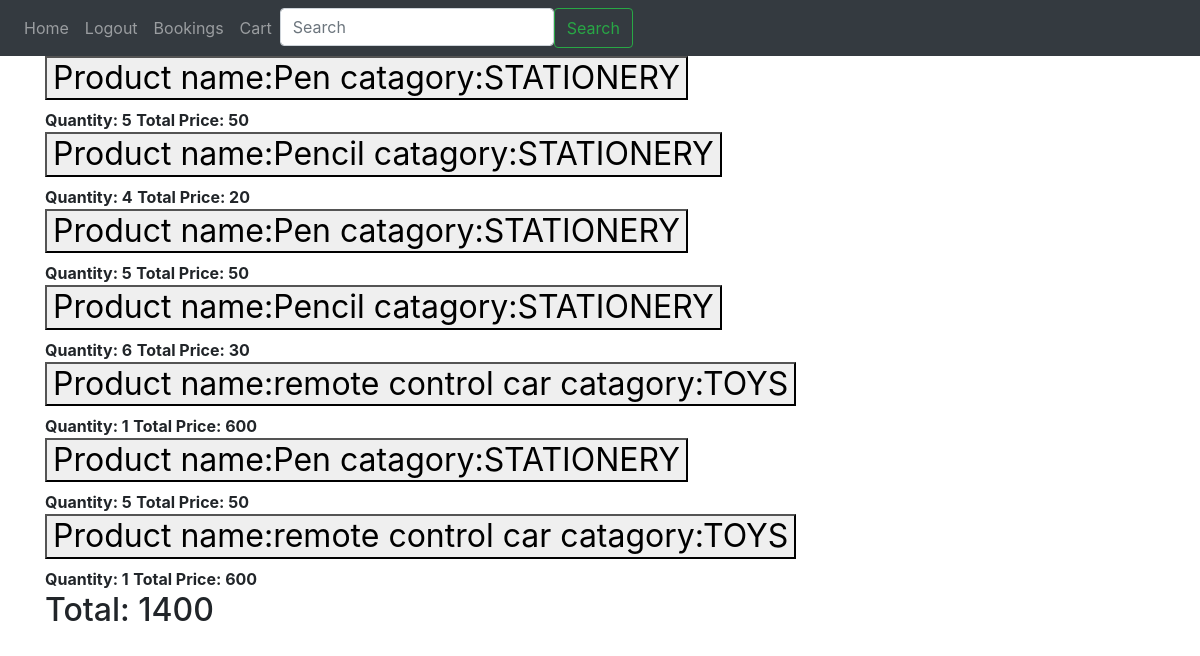
The page /bookings (signed in) on the database its author committed.
### Webapp/models.py (models this page shows)
class Confirmbooking(db.Model):
    id=db.Column(db.Integer, primary_key=True)
    pname=db.Column(db.String(100))
    cname=db.Column(db.String(100))
    quantity=db.Column(db.Integer)
    total=db.Column(db.Integer)
    overalltotal=db.Column(db.Integer)
    email = db.Column(db.String(150))

### Webapp/auth.py (the view)
@auth.route('/bookings', methods=['get', 'post'])
@login_required
def userbookings():
    a = ''
    bookings = Confirmbooking.query.filter_by(email=current_user.email).all()
    for i in bookings:
        a = i.overalltotal
        break
    return render_template("userbookings.html", bookings=bookings, overall=a, user=current_user)

### Webapp/__init__.py (called while the page is built)
def create_app():
    app = Flask(__name__,instance_relative_config=True)
    app.config['SECRET_KEY'] = 'My secret key'
    app.config['SQLALCHEMY_DATABASE_URI'] = f'sqlite:///{DB_Name}'
    db.init_app(app)
    from .api import apis
    from .auth import auth
    app.register_blueprint(apis, url_prefix = '/')
    app.register_blueprint(auth, url_prefix = '/')
    from .models import User
    login_manager = LoginManager()
    login_manager.login_view = 'auth.Login'
    login_manager.init_app(app)
    @login_manager.user_loader
    def load_user(id):
        return User.query.get(int(id))
    with app.app_context():
        db.create_all()
    return app

### Webapp/templates/userbookings.html
{% extends 'base.html' %}
{% block content%}
<body>
    {% if bookings%}
    <div class="accordion accordion-flush" id="accordionExample">
    {% for i in bookings%}
        <div class="accordion-item">
          <h2 class="accordion-header">
            <button class="accordion-button" type="button" data-bs-toggle="collapse" data-bs-target="#collapseOne" aria-expanded="true" aria-controls="collapseOne">
              Product name:{{i.pname}}
              catagory:{{i.cname}}
            </button>
          </h2>
          <div id="collapseOne" class="accordion-collapse collapse show" data-bs-parent="#accordionExample">
            <div class="accordion-body">
              <strong>Quantity: {{i.quantity}}</strong>
              <strong>Total Price: {{i.total}}</strong>
            </div>
          </div>
        </div>
    {% endfor%}
    <strong><h2>Total: {{overall}}</h2></strong>
  </div>
    {% else %}
    <h2> NO BOOKINGS </h2>
  </div>
    {% endif %}
</body>
{% endblock %}

### Webapp/templates/base.html (shortened to what this page needs)
<!DOCTYPE html>
<html lang="en">
  <head>
    <link
      rel="stylesheet"
      href="https://stackpath.bootstrapcdn.com/bootstrap/4.4.1/css/bootstrap.min.css"
    />
    <link
      rel="stylesheet"
      href="https://stackpath.bootstrapcdn.com/font-awesome/4.7.0/css/font-awesome.min.css"
    />
    <link
      rel="stylesheet"
      href="{{url_for('static', filename='groceryStore.css')}}"
    />
  </head>
  <body>
    <nav class="navbar navbar-expand-lg navbar-dark bg-dark">
      <div class="collapse navbar-collapse" id="navbar">
        <div class="navbar-nav">
          {% if user.is_authenticated %} {% if user.admin =="True"%}
          <a class="nav-item nav-link" id="home" href="/main">Home</a>
          <a class="nav-item nav-link" id="logout" href="/logout">Logout</a>
          {% else %}
          <a class="nav-item nav-link" id="home" href="/usermain">Home</a>
          <a class="nav-item nav-link" id="logout" href="/logout">Logout</a>
          <a class="nav-item nav-link" id="bookings" href="/bookings"
            >Bookings</a
          >
          <a class="nav-item nav-link" id="bookings" href="/cart">Cart</a>
          <form method="post" action="/search" class="d-flex" role="search">
            <input
              class="form-control me-2"
              type="search"
              name="querys"
              placeholder="Search"
              aria-label="Search"
            />
            <button class="btn btn-outline-success" type="submit">
              Search
            </button>
          </form>
          {% endif %} {% else %}
          <a class="nav-item nav-link" id="login" href="/">User Login</a>
          <a class="nav-item nav-link" id="adlogin" href="/admin"
            >Admin Login</a
          >
          <a class="nav-item nav-link" id="signup" href="/signup">SignUp</a>
          {% endif %}
        </div>
      </div>
    </nav>
    <div class="container">{% block content %} {% endblock %}</div>
  </body>
</html>

### rows shown on the page
Confirmbooking: pname "Pen", cname "STATIONERY", quantity "5", total "50", overalltotal "1400"
Confirmbooking: pname "Pencil", cname "STATIONERY", quantity "4", total "20"
Confirmbooking: pname "Pen", cname "STATIONERY", quantity "5", total "50"
Confirmbooking: pname "Pencil", cname "STATIONERY", quantity "6", total "30"
Confirmbooking: pname "remote control car", cname "TOYS", quantity "1", total "600"
Confirmbooking: pname "Pen", cname "STATIONERY", quantity "5", total "50"
Confirmbooking: pname "remote control car", cname "TOYS", quantity "1", total "600"
